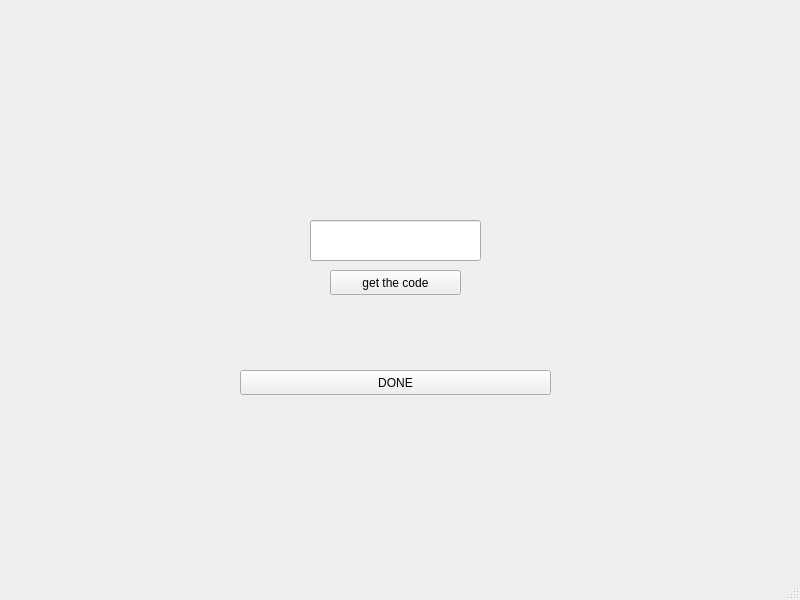
<?xml version="1.0" encoding="UTF-8"?>
<ui version="4.0">
 <class>verify_code</class>
 <widget class="QMainWindow" name="verify_code">
  <property name="geometry">
   <rect>
    <x>0</x>
    <y>0</y>
    <width>800</width>
    <height>600</height>
   </rect>
  </property>
  <property name="windowTitle">
   <string>MainWindow</string>
  </property>
  <widget class="QWidget" name="centralwidget">
   <widget class="QPushButton" name="done">
    <property name="geometry">
     <rect>
      <x>240</x>
      <y>370</y>
      <width>311</width>
      <height>25</height>
     </rect>
    </property>
    <property name="toolTip">
     <string>&lt;html&gt;&lt;head/&gt;&lt;body&gt;&lt;p&gt;&lt;span style=&quot; color:#00007f;&quot;&gt;Click to continue&lt;/span&gt;&lt;/p&gt;&lt;/body&gt;&lt;/html&gt;</string>
    </property>
    <property name="text">
     <string>DONE</string>
    </property>
   </widget>
   <widget class="QLineEdit" name="code_input">
    <property name="geometry">
     <rect>
      <x>310</x>
      <y>220</y>
      <width>171</width>
      <height>41</height>
     </rect>
    </property>
    <property name="toolTip">
     <string>&lt;html&gt;&lt;head/&gt;&lt;body&gt;&lt;p&gt;&lt;span style=&quot; color:#00007f;&quot;&gt;Enter showing code&lt;/span&gt;&lt;/p&gt;&lt;/body&gt;&lt;/html&gt;</string>
    </property>
   </widget>
   <widget class="QPushButton" name="get_the_code">
    <property name="geometry">
     <rect>
      <x>330</x>
      <y>270</y>
      <width>131</width>
      <height>25</height>
     </rect>
    </property>
    <property name="toolTip">
     <string>&lt;html&gt;&lt;head/&gt;&lt;body&gt;&lt;p&gt;&lt;span style=&quot; color:#00007f;&quot;&gt;Click to getting code&lt;/span&gt;&lt;/p&gt;&lt;/body&gt;&lt;/html&gt;</string>
    </property>
    <property name="text">
     <string>get the code</string>
    </property>
   </widget>
  </widget>
  <widget class="QMenuBar" name="menubar">
   <property name="geometry">
    <rect>
     <x>0</x>
     <y>0</y>
     <width>800</width>
     <height>25</height>
    </rect>
   </property>
  </widget>
  <widget class="QStatusBar" name="statusbar"/>
 </widget>
 <resources/>
 <connections/>
</ui>
